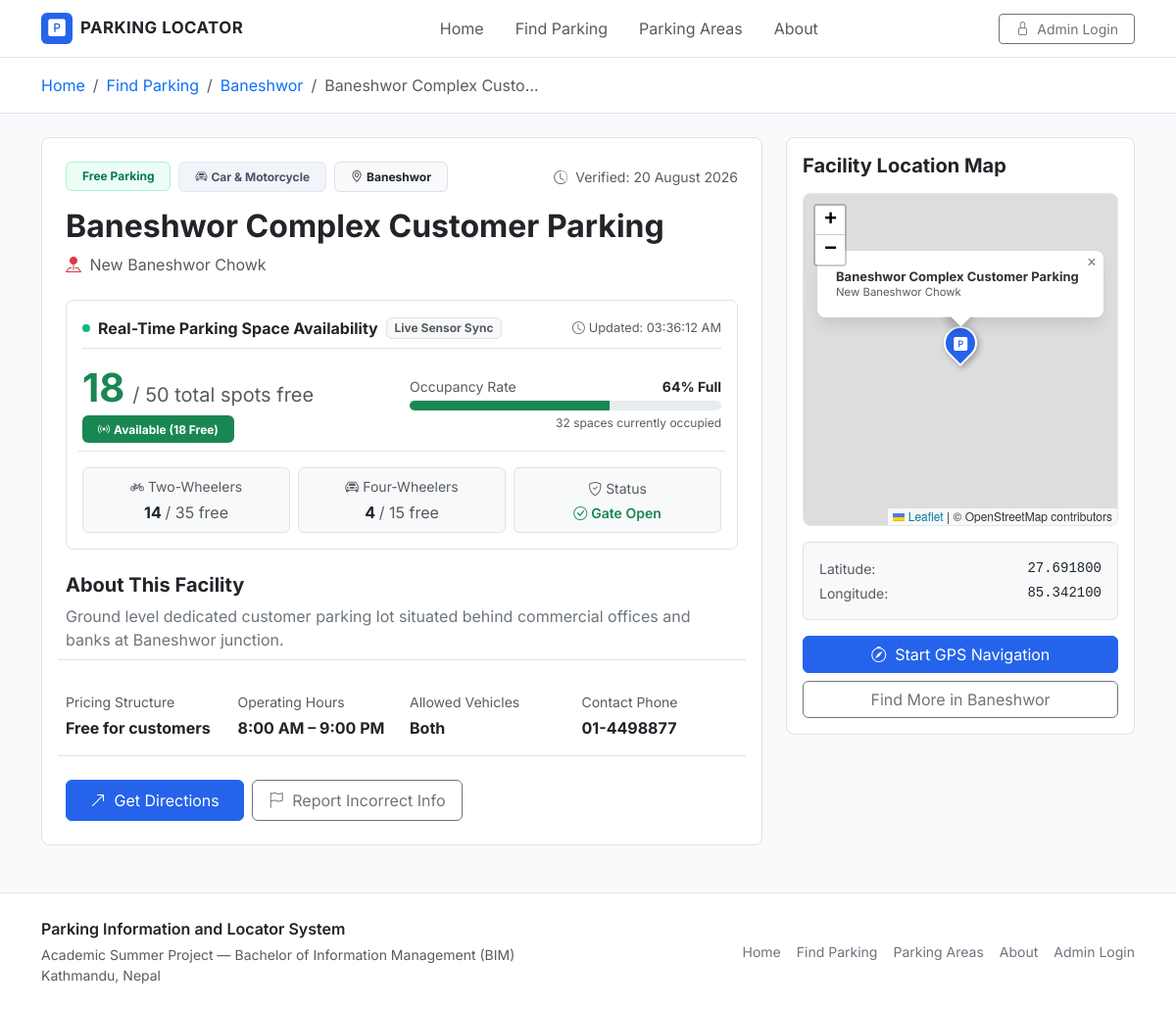
Page /parking-details.php?id=5 on the committed database.
### tables this page shows
CREATE TABLE IF NOT EXISTS `parking_facilities` (
  `id` int(11) NOT NULL AUTO_INCREMENT,
  `name` varchar(150) NOT NULL,
  `address` varchar(255) NOT NULL,
  `area` varchar(100) NOT NULL,
  `latitude` decimal(10,8) NOT NULL,
  `longitude` decimal(11,8) NOT NULL,
  `payment_type` enum('free','paid') NOT NULL DEFAULT 'paid',
  `parking_fee` varchar(100) DEFAULT NULL,
  `vehicle_type` enum('car','motorcycle','both') NOT NULL DEFAULT 'both',
  `total_capacity` int(11) NOT NULL DEFAULT 50,
  `available_spaces` int(11) NOT NULL DEFAULT 20,
  `capacity_bike` int(11) NOT NULL DEFAULT 30,
  `available_bike` int(11) NOT NULL DEFAULT 12,
  `capacity_car` int(11) NOT NULL DEFAULT 20,
  `available_car` int(11) NOT NULL DEFAULT 8,
  `opening_time` time DEFAULT '07:00:00',
  `closing_time` time DEFAULT '21:00:00',
  `contact` varchar(50) DEFAULT NULL,
  `description` text DEFAULT NULL,
  `image` varchar(255) DEFAULT NULL,
  `status` enum('active','inactive') NOT NULL DEFAULT 'active',
  `last_verified` date NOT NULL,
  `last_spaces_update` datetime DEFAULT CURRENT_TIMESTAMP ON UPDATE CURRENT_TIMESTAMP,
  `created_at` datetime DEFAULT CURRENT_TIMESTAMP,
  `updated_at` datetime DEFAULT CURRENT_TIMESTAMP ON UPDATE CURRENT_TIMESTAMP,
  PRIMARY KEY (`id`),
  KEY `idx_area` (`area`),
  KEY `idx_payment` (`payment_type`),
  KEY `idx_status` (`status`)
);

### parking-details.php (the view, shortened to what the rows shown need)
<?php
require_once __DIR__ . '/includes/functions.php';
$id = isset($_GET['id']) ? (int)$_GET['id'] : 0;
$facility = getParkingById($id);
    ?>
    <?php
$directionsUrl = "https://www.google.com/maps/dir/?api=1&destination=" . $facility['latitude'] . "," . $facility['longitude'];
require_once __DIR__ . '/includes/header.php';
?>
<div class="bg-white border-bottom py-3">
    <div class="container">
        <nav aria-label="breadcrumb">
            <ol class="breadcrumb mb-0 small">
                <li class="breadcrumb-item"><a href="<?php echo $baseUrl; ?>/index.php" class="text-decoration-none">Home</a></li>
                <li class="breadcrumb-item"><a href="<?php echo $baseUrl; ?>/find-parking.php" class="text-decoration-none">Find Parking</a></li>
                <li class="breadcrumb-item"><a href="<?php echo $baseUrl; ?>/find-parking.php?area=<?php echo urlencode($facility['area']); ?>" class="text-decoration-none"><?php echo htmlspecialchars($facility['area']); ?></a></li>
                <li class="breadcrumb-item active text-truncate" aria-current="page" style="max-width: 250px;"><?php echo htmlspecialchars($facility['name']); ?></li>
            </ol>
        </nav>
    </div>
</div>
<div class="container py-4 flex-grow-1">
    <div class="row g-4">
        <div class="col-lg-8">
            <div class="card border rounded-3 bg-white p-4 p-md-4 mb-4">
                <div class="d-flex flex-wrap align-items-center justify-content-between gap-2 mb-3">
                    <div class="d-flex flex-wrap gap-2 align-items-center">
                        <?php if ($facility['payment_type'] === 'free'): ?>
                            <span class="badge badge-payment-free px-3 py-2 fs-7">Free Parking</span>
                        <?php else: ?>
                            <span class="badge badge-payment-paid px-3 py-2 fs-7">Paid Facility</span>
                        <?php endif; ?>
                        <?php if ($facility['vehicle_type'] === 'car'): ?>
                            <span class="badge badge-vehicle px-3 py-2 fs-7"><i class="bi bi-car-front me-1"></i>Car Only</span>
                        <?php elseif ($facility['vehicle_type'] === 'motorcycle'): ?>
                            <span class="badge badge-vehicle px-3 py-2 fs-7"><i class="bi bi-bicycle me-1"></i>Motorcycle / Scooter</span>
                        <?php else: ?>
                            <span class="badge badge-vehicle px-3 py-2 fs-7"><i class="bi bi-car-front me-1"></i>Car &amp; Motorcycle</span>
                        <?php endif; ?>
                        <span class="badge bg-light text-dark border px-3 py-2 fs-7">
                            <i class="bi bi-geo-alt me-1"></i><?php echo htmlspecialchars($facility['area']); ?>
                        </span>
                    </div>
                    <div class="text-muted small">
                        <i class="bi bi-clock-history me-1"></i> Verified: <?php echo formatDate($facility['last_verified']); ?>
                    </div>
                </div>
                <h2 class="fw-bold text-dark mb-2"><?php echo htmlspecialchars($facility['name']); ?></h2>
                <p class="text-muted mb-4 fs-6">
                    <i class="bi bi-pin-map-fill text-danger me-1"></i> <?php echo htmlspecialchars($facility['address']); ?>
                </p>
                <?php
                    $liveData = formatRealtimeSpacesData($facility);
                ?>
                <div class="card border rounded-3 p-3 mb-4 live-space-box bg-white shadow-xs" id="detail-live-card" data-facility-id="<?php echo $facility['id']; ?>">
                    <div class="d-flex flex-wrap justify-content-between align-items-center mb-3 pb-2 border-bottom">
                    </div>
                    <div class="row g-3 align-items-center mb-3">
                        <div class="col-md-6">
                            <div class="d-flex align-items-baseline gap-2">
                                <span class="display-6 fw-bold <?php echo $liveData['text_color']; ?>" id="detail-avail-count">
                                    <?php echo $liveData['available_spaces']; ?>
                                </span>
                                <span class="fs-5 text-muted">/ <?php echo $liveData['total_capacity']; ?> total spots free</span>
                            </div>
                        </div>
                    </div>
                    <div class="row g-2 pt-2 border-top text-center">
                        <div class="col-6 col-md-4">
                            <div class="p-2 rounded bg-light border">
                                <div class="text-muted small mb-1"><i class="bi bi-bicycle me-1"></i>Two-Wheelers</div>
                                <div class="fw-bold fs-6 text-dark" id="detail-bike-count">
                                    <?php echo $liveData['available_bike']; ?> <span class="text-muted fw-normal fs-7">/ <?php echo $liveData['capacity_bike']; ?> free</span>
                                </div>
                            </div>
                        </div>
                        <div class="col-6 col-md-4">
                            <div class="p-2 rounded bg-light border">
                                <div class="text-muted small mb-1"><i class="bi bi-car-front me-1"></i>Four-Wheelers</div>
                                <div class="fw-bold fs-6 text-dark" id="detail-car-count">
                                    <?php echo $liveData['available_car']; ?> <span class="text-muted fw-normal fs-7">/ <?php echo $liveData['capacity_car']; ?> free</span>
                                </div>
                            </div>
                        </div>
                    </div>
                </div>
                <div class="mb-4">
                    <h5 class="fw-bold text-dark mb-2">About This Facility</h5>
                    <p class="text-secondary leading-relaxed mb-0">
                        <?php echo !empty($facility['description']) ? nl2br(htmlspecialchars($facility['description'])) : 'No additional descriptive details have been registered for this parking facility yet.'; ?>
                    </p>
                </div>
                <div class="row g-3 py-3 border-top border-bottom mb-4">
                    <div class="col-sm-6 col-md-3">
                        <div class="text-muted small mb-1">Pricing Structure</div>
                        <div class="fw-bold text-dark">
                            <?php echo !empty($facility['parking_fee']) ? htmlspecialchars($facility['parking_fee']) : ($facility['payment_type'] === 'free' ? 'Free of charge' : 'Standard local rate'); ?>
                        </div>
                    </div>
                    <div class="col-sm-6 col-md-3">
                        <div class="text-muted small mb-1">Operating Hours</div>
                        <div class="fw-bold text-dark">
                            <?php echo formatTime($facility['opening_time']); ?> – <?php echo formatTime($facility['closing_time']); ?>
                        </div>
                    </div>
                    <div class="col-sm-6 col-md-3">
                        <div class="text-muted small mb-1">Allowed Vehicles</div>
                        <div class="fw-bold text-dark text-capitalize">
                            <?php echo htmlspecialchars($facility['vehicle_type']); ?>
                        </div>
                    </div>
                    <div class="col-sm-6 col-md-3">
                        <div class="text-muted small mb-1">Contact Phone</div>
                        <div class="fw-bold text-dark">
                            <?php echo !empty($facility['contact']) ? htmlspecialchars($facility['contact']) : 'Not listed'; ?>
                        </div>
                    </div>
                </div>
                <div class="d-flex flex-wrap gap-2">
                    <a href="<?php echo $directionsUrl; ?>" target="_blank" rel="noopener noreferrer" class="btn btn-primary px-4 py-2" id="get-directions-btn">
                    </a>
                    <a href="<?php echo $baseUrl; ?>/report.php?parking_id=<?php echo $facility['id']; ?>" class="btn btn-outline-secondary px-3 py-2" id="report-issue-btn">
                    </a>
                </div>
            </div>
        </div>
        <div class="col-lg-4">
            <div class="card border rounded-3 bg-white p-3 mb-4 sticky-top" style="top: 80px;">
                <h5 class="fw-bold text-dark mb-3">Facility Location Map</h5>
                <div id="detail-map" class="detail-map-container mb-3"></div>
                <div class="p-3 bg-light rounded-2 border mb-3 small text-muted">
                    <div class="d-flex justify-content-between mb-1">
                        <span>Latitude:</span>
                        <span class="font-monospace text-dark"><?php echo number_format($facility['latitude'], 6); ?></span>
                    </div>
                    <div class="d-flex justify-content-between">
                        <span>Longitude:</span>
                        <span class="font-monospace text-dark"><?php echo number_format($facility['longitude'], 6); ?></span>
                    </div>
                </div>
                <a href="<?php echo $directionsUrl; ?>" target="_blank" rel="noopener noreferrer" class="btn btn-primary w-100 mb-2">
                    <i class="bi bi-compass me-1"></i> Start GPS Navigation
                </a>
                <a href="<?php echo $baseUrl; ?>/find-parking.php?destination=<?php echo urlencode($facility['area']); ?>" class="btn btn-outline-secondary w-100">
                    Find More in <?php echo htmlspecialchars($facility['area']); ?>
                </a>
            </div>
        </div>
    </div>
</div>
<?php
require_once __DIR__ . '/includes/footer.php';
?>

### rows in the picture
parking_facilities: area "Baneshwor", name "Baneshwor Complex Custo…", last_verified "20 August 2026", name "Baneshwor Complex Customer Parking", address "New Baneshwor Chowk", available_spaces "18", total_capacity "50", available_bike "14", capacity_bike "35", available_car "4", capacity_car "15", description "Ground level dedicated customer parking lot situated behind commercial offices and banks at Baneshwor junction.", parking_fee "Free for customers", opening_time "8:00 AM", closing_time "9:00 PM", vehicle_type "Both", contact "01-4498877", latitude "27.691800", longitude "85.342100"

### other values in the picture
date('h:i:s A', strtotime($liveData['last_updated'])) "03:36:12 AM"
$liveData['status_text'] "Available (18 Free)"
$liveData['occupancy_percent'] "64"
$liveData['occupied_spaces'] "32"
